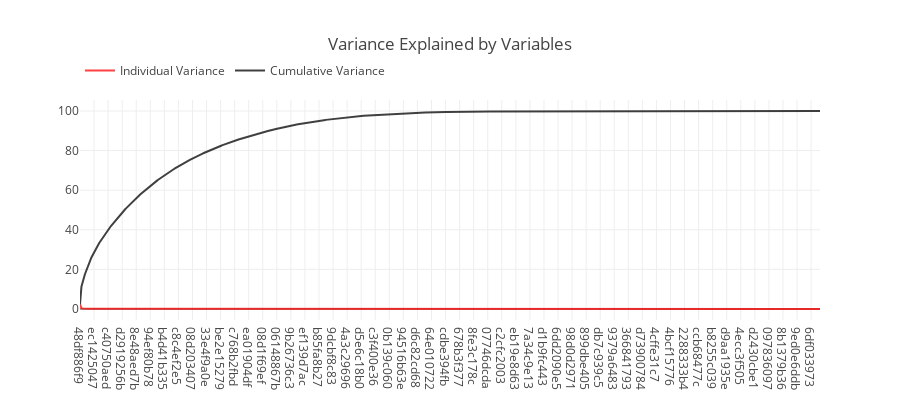

Source (notebook cell):
### Markdown cell above
### draw variance plot

### Code cell
#plot for variance
import matplotlib.pyplot as plt
import plotly.graph_objs as go
from plotly.offline import init_notebook_mode, iplot
from sklearn.preprocessing import StandardScaler
init_notebook_mode(connected=True)
# Calculating Eigenvectors and eigenvalues
standardized_train = StandardScaler().fit_transform(train.values)
mean_vec = np.mean(standardized_train, axis=0)
cov_matrix = np.cov(standardized_train.T)
eig_vals, eig_vecs = np.linalg.eig(cov_matrix)
eig_pairs = [ (np.abs(eig_vals[i]),eig_vecs[:,i]) for i in range(len(eig_vals))]
eig_pairs.sort(key = lambda x: x[0], reverse= True)
tot = sum(eig_vals)
# Individual explained variance
var_exp = [(i/tot)*100 for i in sorted(eig_vals, reverse=True)] 
var_exp_real = [v.real for v in var_exp]
# Cumulative explained variance
cum_var_exp = np.cumsum(var_exp) 
cum_exp_real = [v.real for v in cum_var_exp]

trace1 = go.Scatter(x=train.columns, y=var_exp_real, name="Individual Variance", opacity=0.75, marker=dict(color="red"))
trace2 = go.Scatter(x=train.columns, y=cum_exp_real, name="Cumulative Variance", opacity=0.75, marker=dict(color="black"))
layout = dict(height=400, title='Variance Explained by Variables', legend=dict(orientation="h", x=0, y=1.2));
fig = go.Figure(data=[trace1, trace2], layout=layout);
iplot(fig);

### Figure 1 — Plotly figure (JSON) as saved in the notebook; plotly's stock layout.template omitted (floating-point values rounded to 4 significant figures; data arrays with more than 128 entries replaced by an {"elided": "..."} marker saying what was removed)
{"data": [{"marker": {"color": "red"}, "name": "Individual Variance", "opacity": 0.75, "type": "scatter", "uid": "c25242eb-b7a4-4de0-8e10-d00a03f37710", "x": {"elided": "4738 str values"}, "y": {"elided": "4738 float values"}}, {"marker": {"color": "black"}, "name": "Cumulative Variance", "opacity": 0.75, "type": "scatter", "uid": "989fd66a-a448-4680-b828-c6c1f749055d", "x": {"elided": "4738 str values"}, "y": {"elided": "4738 float values"}}], "layout": {"height": 400, "legend": {"orientation": "h", "x": 0, "y": 1.2}, "title": {"text": "Variance Explained by Variables"}}}
